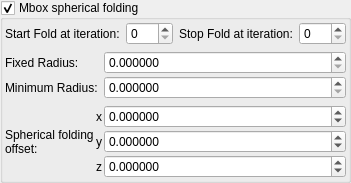
       <widget class="MyGroupBox" name="groupCheck_transf_function_enabledz_false">
        <property name="title">
         <string>Mbox spherical folding</string>
        </property>
        <property name="checkable">
         <bool>true</bool>
        </property>
        <layout class="QVBoxLayout" name="verticalLayout_11">
         <property name="leftMargin">
          <number>2</number>
         </property>
         <property name="topMargin">
          <number>2</number>
         </property>
         <property name="rightMargin">
          <number>2</number>
         </property>
         <property name="bottomMargin">
          <number>2</number>
         </property>
         <item>
          <layout class="QGridLayout" name="gridLayout_14">
           <item row="1" column="2">
            <widget class="QLabel" name="label_49">
             <property name="text">
              <string>Stop Fold at iteration:</string>
             </property>
            </widget>
           </item>
           <item row="1" column="3">
            <widget class="MySpinBox" name="spinboxInt_transf_stop_iterations_M">
             <property name="sizePolicy">
              <sizepolicy hsizetype="Preferred" vsizetype="Maximum">
               <horstretch>0</horstretch>
               <verstretch>0</verstretch>
              </sizepolicy>
             </property>
             <property name="maximum">
              <number>999</number>
             </property>
            </widget>
           </item>
           <item row="1" column="1">
            <widget class="MySpinBox" name="spinboxInt_transf_start_iterations_M">
             <property name="sizePolicy">
              <sizepolicy hsizetype="Minimum" vsizetype="Maximum">
               <horstretch>0</horstretch>
               <verstretch>0</verstretch>
              </sizepolicy>
             </property>
             <property name="minimum">
              <number>0</number>
             </property>
             <property name="maximum">
              <number>999</number>
             </property>
             <property name="value">
              <number>0</number>
             </property>
            </widget>
           </item>
           <item row="1" column="0">
            <widget class="QLabel" name="label_67">
             <property name="text">
              <string>Start Fold at iteration:</string>
             </property>
            </widget>
           </item>
          </layout>
         </item>
         <item>
          <layout class="QGridLayout" name="gridLayout_2" columnstretch="0,1">
           <property name="verticalSpacing">
            <number>2</number>
           </property>
           <item row="0" column="0">
            <widget class="QLabel" name="label_16">
             <property name="text">
              <string>Fixed Radius:</string>
             </property>
            </widget>
           </item>
           <item row="1" column="0">
            <widget class="QLabel" name="label_47">
             <property name="text">
              <string>Minimum Radius:</string>
             </property>
            </widget>
           </item>
           <item row="1" column="1">
            <widget class="MyDoubleSpinBox" name="spinbox_mandelbox_folding_min_radius">
             <property name="sizePolicy">
              <sizepolicy hsizetype="Minimum" vsizetype="Maximum">
               <horstretch>0</horstretch>
               <verstretch>0</verstretch>
              </sizepolicy>
             </property>
             <property name="prefix">
              <string/>
             </property>
             <property name="suffix">
              <string/>
             </property>
             <property name="decimals">
              <number>6</number>
             </property>
             <property name="maximum">
              <double>99.000000000000000</double>
             </property>
             <property name="singleStep">
              <double>0.100000000000000</double>
             </property>
            </widget>
           </item>
           <item row="0" column="1">
            <widget class="MyDoubleSpinBox" name="spinbox_mandelbox_folding_fixed_radius">
             <property name="sizePolicy">
              <sizepolicy hsizetype="Minimum" vsizetype="Maximum">
               <horstretch>0</horstretch>
               <verstretch>0</verstretch>
              </sizepolicy>
             </property>
             <property name="prefix">
              <string/>
             </property>
             <property name="suffix">
              <string/>
             </property>
             <property name="decimals">
              <number>6</number>
             </property>
             <property name="maximum">
              <double>99.000000000000000</double>
             </property>
             <property name="singleStep">
              <double>0.100000000000000</double>
             </property>
            </widget>
           </item>
          </layout>
         </item>
         <item>
          <layout class="QGridLayout" name="gridLayout_15" columnstretch="0,0,2">
           <property name="spacing">
            <number>2</number>
           </property>
           <item row="0" column="2">
            <widget class="MyDoubleSpinBox" name="spinbox3_mandelbox_offset_x">
             <property name="sizePolicy">
              <sizepolicy hsizetype="Minimum" vsizetype="Maximum">
               <horstretch>0</horstretch>
               <verstretch>0</verstretch>
              </sizepolicy>
             </property>
             <property name="prefix">
              <string/>
             </property>
             <property name="suffix">
              <string/>
             </property>
             <property name="decimals">
              <number>6</number>
             </property>
             <property name="minimum">
              <double>-100.000000000000000</double>
             </property>
             <property name="maximum">
              <double>100.000000000000000</double>
             </property>
             <property name="singleStep">
              <double>0.100000000000000</double>
             </property>
            </widget>
           </item>
           <item row="1" column="1">
            <widget class="QLabel" name="label_116">
             <property name="sizePolicy">
              <sizepolicy hsizetype="Preferred" vsizetype="Preferred">
               <horstretch>0</horstretch>
               <verstretch>0</verstretch>
              </sizepolicy>
             </property>
             <property name="text">
              <string notr="true">y</string>
             </property>
             <property name="alignment">
              <set>Qt::AlignRight|Qt::AlignTrailing|Qt::AlignVCenter</set>
             </property>
            </widget>
           </item>
           <item row="2" column="1">
            <widget class="QLabel" name="label_117">
             <property name="sizePolicy">
              <sizepolicy hsizetype="Preferred" vsizetype="Preferred">
               <horstretch>0</horstretch>
               <verstretch>0</verstretch>
              </sizepolicy>
             </property>
             <property name="text">
              <string notr="true">z</string>
             </property>
             <property name="alignment">
              <set>Qt::AlignRight|Qt::AlignTrailing|Qt::AlignVCenter</set>
             </property>
            </widget>
           </item>
           <item row="1" column="2">
            <widget class="MyDoubleSpinBox" name="spinbox3_mandelbox_offset_y">
             <property name="sizePolicy">
              <sizepolicy hsizetype="Minimum" vsizetype="Maximum">
               <horstretch>0</horstretch>
               <verstretch>0</verstretch>
              </sizepolicy>
             </property>
             <property name="prefix">
              <string/>
             </property>
             <property name="suffix">
              <string/>
             </property>
             <property name="decimals">
              <number>6</number>
             </property>
             <property name="minimum">
              <double>-100.000000000000000</double>
             </property>
             <property name="maximum">
              <double>100.000000000000000</double>
             </property>
             <property name="singleStep">
              <double>0.100000000000000</double>
             </property>
            </widget>
           </item>
           <item row="2" column="2">
            <widget class="MyDoubleSpinBox" name="spinbox3_mandelbox_offset_z">
             <property name="sizePolicy">
              <sizepolicy hsizetype="Minimum" vsizetype="Maximum">
               <horstretch>0</horstretch>
               <verstretch>0</verstretch>
              </sizepolicy>
             </property>
             <property name="prefix">
              <string/>
             </property>
             <property name="suffix">
              <string/>
             </property>
             <property name="decimals">
              <number>6</number>
             </property>
             <property name="minimum">
              <double>-100.000000000000000</double>
             </property>
             <property name="maximum">
              <double>100.000000000000000</double>
             </property>
             <property name="singleStep">
              <double>0.100000000000000</double>
             </property>
            </widget>
           </item>
           <item row="0" column="1">
            <widget class="QLabel" name="label_115">
             <property name="sizePolicy">
              <sizepolicy hsizetype="Preferred" vsizetype="Preferred">
               <horstretch>0</horstretch>
               <verstretch>0</verstretch>
              </sizepolicy>
             </property>
             <property name="text">
              <string notr="true">x</string>
             </property>
             <property name="alignment">
              <set>Qt::AlignRight|Qt::AlignTrailing|Qt::AlignVCenter</set>
             </property>
            </widget>
           </item>
           <item row="0" column="0" rowspan="3">
            <widget class="QLabel" name="label_15">
             <property name="text">
              <string>Spherical folding
offset:</string>
             </property>
            </widget>
           </item>
          </layout>
         </item>
        </layout>
       </widget>
